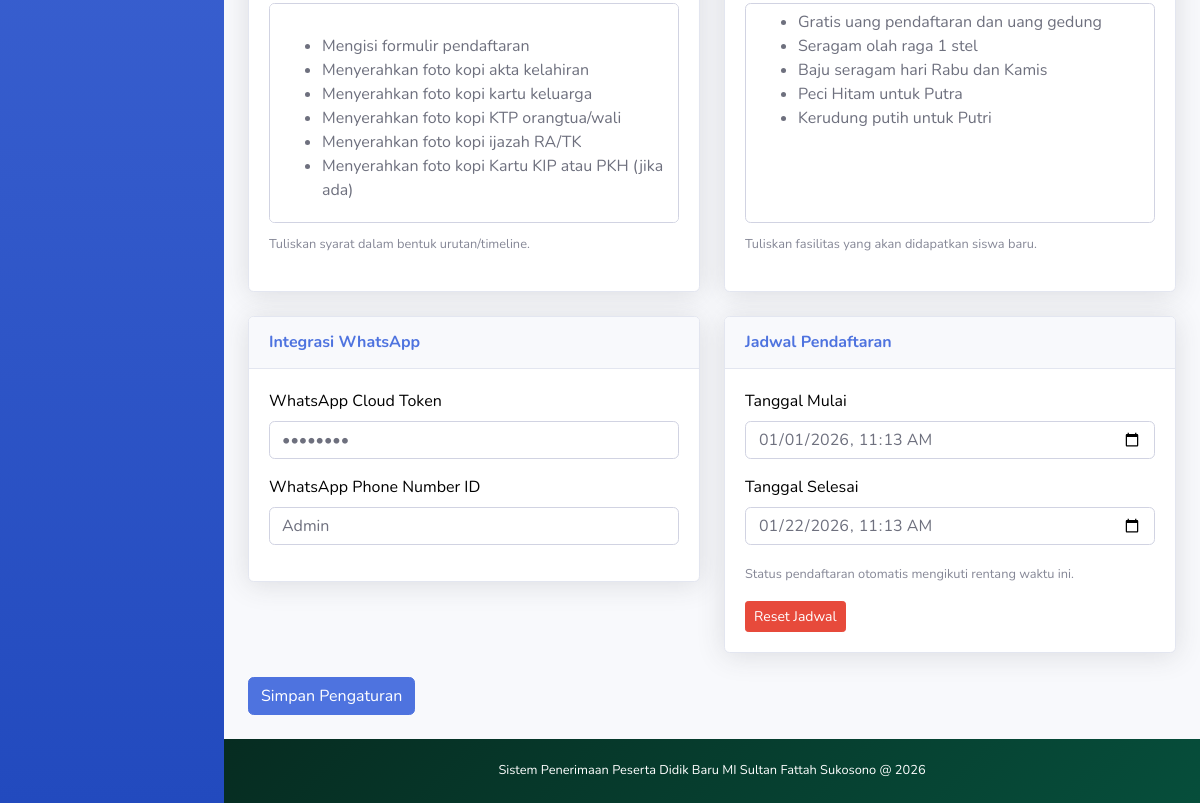
Page /admin/pengaturan (signed in, lower part) on the earlier database version.
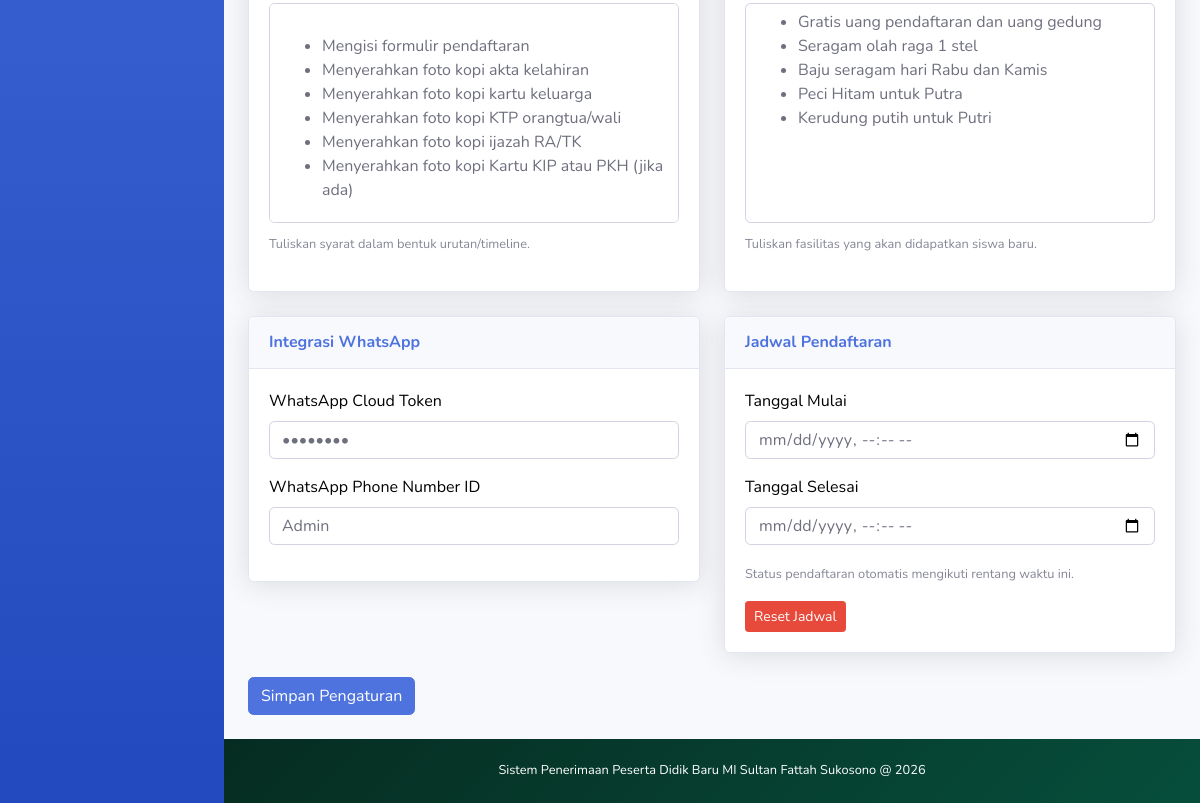
Same page on the later database version.
### tables this page shows
CREATE TABLE `pengaturan` (
  `id` int unsigned NOT NULL AUTO_INCREMENT,
  `nama` varchar(50) NOT NULL,
  `nilai` text NOT NULL,
  PRIMARY KEY (`id`),
  UNIQUE KEY `nama` (`nama`)
);

### config.php (called while the page is built, shortened)
<?php
$db_host = 'localhost';
$db_user = 'root';
$db_pass = '';
$db_name = 'ppdb_2026';
$mysqli = new mysqli($db_host, $db_user, $db_pass, $db_name);
$mysqli->set_charset('utf8mb4');
function base_url(string $path = ''): string
{
    $base = rtrim('http://localhost/ppdb_2026', '/');
    return $base . '/' . ltrim($path, '/');
}
function esc($value): string
{
    if (is_scalar($value)) {
        return htmlspecialchars((string)$value, ENT_QUOTES, 'UTF-8');
    }
    return '';
}
function get_option(string $name, string $default = ''): string
{
    global $mysqli;
    $stmt = $mysqli->prepare('SELECT nilai FROM pengaturan WHERE nama = ? LIMIT 1');
    $stmt->bind_param('s', $name);
    $stmt->execute();
    $stmt->bind_result($nilai);
    if ($stmt->fetch()) {
        return (string)$nilai;
    }
    return $default;
}
function get_ppdb_status(): string
{
    $manual = get_option('status_pendaftaran', 'tutup');
    $start = get_option('pendaftaran_start_at', '');
    $end = get_option('pendaftaran_end_at', '') !== '' ? get_option('pendaftaran_end_at', '') : get_option('pendaftaran_open_until', '');
    if ($start === '' && $end === '') {
        return $manual;
    }
    $now = time();
    $tsEnd = $end !== '' ? strtotime($end) : false;
    if ($tsEnd !== false && $now > $tsEnd) {
        return 'tutup';
    }
    return 'buka';
}

### admin/pages/pengaturan.php (the view, shortened to what the changed rows need)
<?php
get_ppdb_status();
$status_pendaftaran = get_option('status_pendaftaran', 'tutup');
$info_pendaftaran = get_option('info_pendaftaran', '');
$syarat_pendaftaran = get_option('syarat_pendaftaran', '');
$fasilitas_siswa = get_option('fasilitas_siswa', '');
$alur_pendaftaran = get_option('alur_pendaftaran', '');
$header_background = get_option('header_background', '');
$default_tahun = date('Y') . '/' . (date('Y') + 1);
$tahun_ajaran = get_option('tahun_ajaran', $default_tahun);
$wa_token = get_option('wa_token', '');
$wa_phone_id = get_option('wa_phone_id', '');
$_start_raw = get_option('pendaftaran_start_at', '');
$_end_raw = get_option('pendaftaran_end_at', '');
$_start_val = $_start_raw !== '' ? date('Y-m-d\TH:i', strtotime($_start_raw)) : '';
$_end_val = $_end_raw !== '' ? date('Y-m-d\TH:i', strtotime($_end_raw)) : '';
?>
<div class="container-fluid">
    <form action="<?= base_url('admin/pengaturan'); ?>" method="POST" enctype="multipart/form-data">
        <div class="row">
            <div class="col-lg-6">
                <div class="card shadow mb-4">
                    <div class="card-body">
                        <div class="form-group">
                            <small class="text-muted">Tuliskan syarat dalam bentuk urutan/timeline.</small>
                        </div>
                    </div>
                </div>
            </div>
            <div class="col-lg-6">
                <div class="card shadow mb-4">
                    <div class="card-body">
                        <div class="form-group">
                            <small class="text-muted">Tuliskan fasilitas yang akan didapatkan siswa baru.</small>
                        </div>
                    </div>
                </div>
            </div>
            <div class="col-lg-6">
                <div class="card shadow mb-4">
                    <div class="card-header py-3">
                        <h6 class="m-0 font-weight-bold text-primary">Integrasi WhatsApp</h6>
                    </div>
                    <div class="card-body">
                        <div class="form-group">
                            <label>WhatsApp Cloud Token</label>
                            <input type="password" name="wa_token" class="form-control" value="<?= esc($wa_token); ?>" placeholder="Token API">
                        </div>
                        <div class="form-group">
                            <label>WhatsApp Phone Number ID</label>
                            <input type="text" name="wa_phone_id" class="form-control" value="<?= esc($wa_phone_id); ?>" placeholder="Contoh: 123456789012345">
                        </div>
                    </div>
                </div>
            </div>
            <div class="col-lg-6">
                <div class="card shadow mb-4">
                    <div class="card-header py-3">
                        <h6 class="m-0 font-weight-bold text-primary">Jadwal Pendaftaran</h6>
                    </div>
                    <div class="card-body">
                        <div class="form-group">
                            <label>Tanggal Mulai</label>
                            <input type="datetime-local" name="pendaftaran_start_at" class="form-control" value="<?= esc($_start_val); ?>">
                        </div>
                        <div class="form-group">
                            <label>Tanggal Selesai</label>
                            <input type="datetime-local" name="pendaftaran_end_at" class="form-control" value="<?= esc($_end_val); ?>">
                        </div>
                        <small class="text-muted">Status pendaftaran otomatis mengikuti rentang waktu ini.</small>
                        <div class="mt-3">
                            <button type="submit" name="aksi" value="reset_jadwal" class="btn btn-sm btn-danger">Reset Jadwal</button>
                        </div>
                    </div>
                </div>
            </div>
        </div>
        <button type="submit" class="btn btn-primary mb-4">Simpan Pengaturan</button>
    </form>
</div>

Differences in the rows shown:
no longer on this page (row edited): pengaturan: pendaftaran_start_at "01/01/2026 11:13"
no longer on this page (row edited): pengaturan: pendaftaran_end_at "01/22/2026 11:13"
